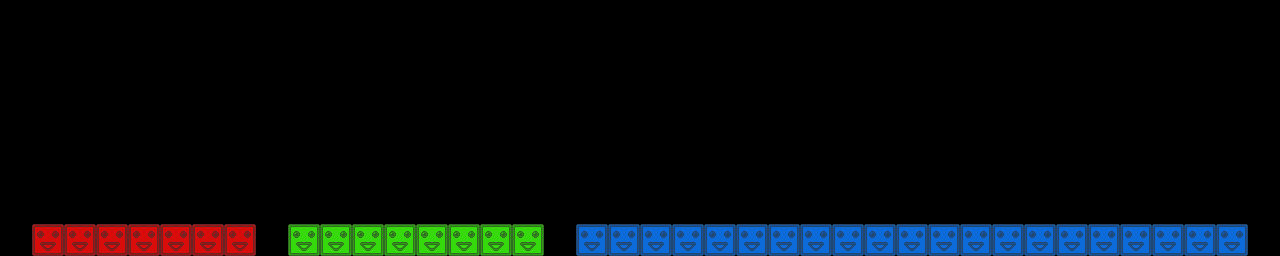

This is a level from a 2D game, rendered from its Tiled map with the project's own tilesets. A one-line summary and the complete map file follow:
An orthogonal 40x8 tile map with 32x32 px tiles, 3 tile layers (red, green, blue).

<map version="1.0" orientation="orthogonal" renderorder="right-down" width="40" height="8" tilewidth="32" tileheight="32" nextobjectid="28">
 <tileset firstgid="1" name="blocks" tilewidth="32" tileheight="32" tilecount="3" columns="3">
  <image source="blocks.png" width="96" height="32" />
 </tileset>
 <layer name="red" width="40" height="8">
  <data encoding="csv">
0,0,0,0,0,0,0,0,0,0,0,0,0,0,0,0,0,0,0,0,0,0,0,0,0,0,0,0,0,0,0,0,0,0,0,0,0,0,0,0,
0,0,0,0,0,0,0,0,0,0,0,0,0,0,0,0,0,0,0,0,0,0,0,0,0,0,0,0,0,0,0,0,0,0,0,0,0,0,0,0,
0,0,0,0,0,0,0,0,0,0,0,0,0,0,0,0,0,0,0,0,0,0,0,0,0,0,0,0,0,0,0,0,0,0,0,0,0,0,0,0,
0,0,0,0,0,0,0,0,0,0,0,0,0,0,0,0,0,0,0,0,0,0,0,0,0,0,0,0,0,0,0,0,0,0,0,0,0,0,0,0,
0,0,0,0,0,0,0,0,0,0,0,0,0,0,0,0,0,0,0,0,0,0,0,0,0,0,0,0,0,0,0,0,0,0,0,0,0,0,0,0,
0,0,0,0,0,0,0,0,0,0,0,0,0,0,0,0,0,0,0,0,0,0,0,0,0,0,0,0,0,0,0,0,0,0,0,0,0,0,0,0,
0,0,0,0,0,0,0,0,0,0,0,0,0,0,0,0,0,0,0,0,0,0,0,0,0,0,0,0,0,0,0,0,0,0,0,0,0,0,0,0,
0,1,1,1,1,1,1,1,0,0,0,0,0,0,0,0,0,0,0,0,0,0,0,0,0,0,0,0,0,0,0,0,0,0,0,0,0,0,0,0
</data>
 </layer>
 <layer name="green" width="40" height="8">
  <data encoding="csv">
0,0,0,0,0,0,0,0,0,0,0,0,0,0,0,0,0,0,0,0,0,0,0,0,0,0,0,0,0,0,0,0,0,0,0,0,0,0,0,0,
0,0,0,0,0,0,0,0,0,0,0,0,0,0,0,0,0,0,0,0,0,0,0,0,0,0,0,0,0,0,0,0,0,0,0,0,0,0,0,0,
0,0,0,0,0,0,0,0,0,0,0,0,0,0,0,0,0,0,0,0,0,0,0,0,0,0,0,0,0,0,0,0,0,0,0,0,0,0,0,0,
0,0,0,0,0,0,0,0,0,0,0,0,0,0,0,0,0,0,0,0,0,0,0,0,0,0,0,0,0,0,0,0,0,0,0,0,0,0,0,0,
0,0,0,0,0,0,0,0,0,0,0,0,0,0,0,0,0,0,0,0,0,0,0,0,0,0,0,0,0,0,0,0,0,0,0,0,0,0,0,0,
0,0,0,0,0,0,0,0,0,0,0,0,0,0,0,0,0,0,0,0,0,0,0,0,0,0,0,0,0,0,0,0,0,0,0,0,0,0,0,0,
0,0,0,0,0,0,0,0,0,0,0,0,0,0,0,0,0,0,0,0,0,0,0,0,0,0,0,0,0,0,0,0,0,0,0,0,0,0,0,0,
0,0,0,0,0,0,0,0,0,2,2,2,2,2,2,2,2,0,0,0,0,0,0,0,0,0,0,0,0,0,0,0,0,0,0,0,0,0,0,0
</data>
 </layer>
 <layer name="blue" width="40" height="8">
  <data encoding="csv">
0,0,0,0,0,0,0,0,0,0,0,0,0,0,0,0,0,0,0,0,0,0,0,0,0,0,0,0,0,0,0,0,0,0,0,0,0,0,0,0,
0,0,0,0,0,0,0,0,0,0,0,0,0,0,0,0,0,0,0,0,0,0,0,0,0,0,0,0,0,0,0,0,0,0,0,0,0,0,0,0,
0,0,0,0,0,0,0,0,0,0,0,0,0,0,0,0,0,0,0,0,0,0,0,0,0,0,0,0,0,0,0,0,0,0,0,0,0,0,0,0,
0,0,0,0,0,0,0,0,0,0,0,0,0,0,0,0,0,0,0,0,0,0,0,0,0,0,0,0,0,0,0,0,0,0,0,0,0,0,0,0,
0,0,0,0,0,0,0,0,0,0,0,0,0,0,0,0,0,0,0,0,0,0,0,0,0,0,0,0,0,0,0,0,0,0,0,0,0,0,0,0,
0,0,0,0,0,0,0,0,0,0,0,0,0,0,0,0,0,0,0,0,0,0,0,0,0,0,0,0,0,0,0,0,0,0,0,0,0,0,0,0,
0,0,0,0,0,0,0,0,0,0,0,0,0,0,0,0,0,0,0,0,0,0,0,0,0,0,0,0,0,0,0,0,0,0,0,0,0,0,0,0,
0,0,0,0,0,0,0,0,0,0,0,0,0,0,0,0,0,0,3,3,3,3,3,3,3,3,3,3,3,3,3,3,3,3,3,3,3,3,3,0
</data>
 </layer>
 <objectgroup name="crystals" />
</map>
